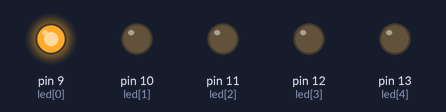
Bench run of a sketch on a simulated Arduino Uno, built with avr-gcc and run on an emulated ATmega328P. Parts: output pins drawn as LEDs (lit = HIGH).

Above: at 0.5 s.
At 2.5 s:
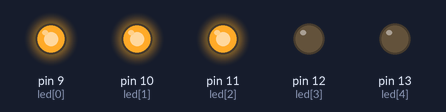
At 3.5 s:
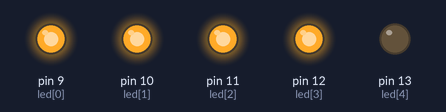
At 5.5 s:
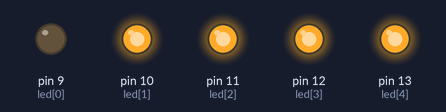
At 8.5 s:
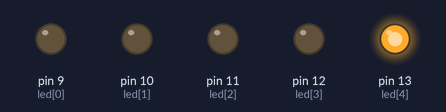
At 11.5 s:
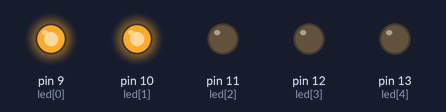
Timing chart, 0 to 13.0 s (numbered marks = the images above):
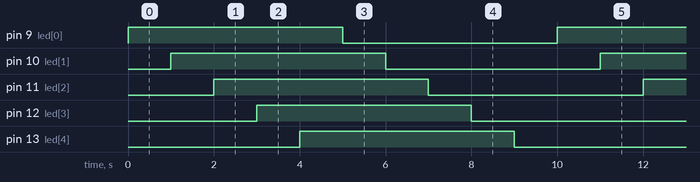

The sketch:

first_test.ino
```cpp
// the setup function runs once when you press reset or power the board
//헤더파일을 등록하거나 핀번호설정
int led[5] = {9, 10, 11, 12, 13};
void setup() {
  //데이터초기화, 한 번만 실행되는 코드
  //아두이노는 기본적으로 전기신호 들어오면 무조건 setup이 제일 먼저 호출
  // initialize digital pin LED_BUILTIN as an output.
  for(int i = 0; i < sizeof(led)/sizeof(int); i++)
    pinMode(led[i], OUTPUT);
}

// the loop function runs over and over again forever
void loop() {
 for(int i = 0; i < sizeof(led)/sizeof(int); i++){
    digitalWrite(led[i], HIGH);
    delay(1000);                       // wait for a second //1초쉰다
 }
  for(int i = 0; i < sizeof(led)/sizeof(int); i++){
    digitalWrite(led[i], LOW);
    delay(1000);                       // wait for a second//1초쉰다
  }
}
```

Measured:
- by itself, pin 9 (led[0]), pin 10 (led[1]), pin 11 (led[2]), pin 12 (led[3]), pin 13 (led[4]): alternates HIGH for 5.0 s and LOW for 5.0 s
- by itself, everything shown: repeats every 10.0 s, in 10 steps
